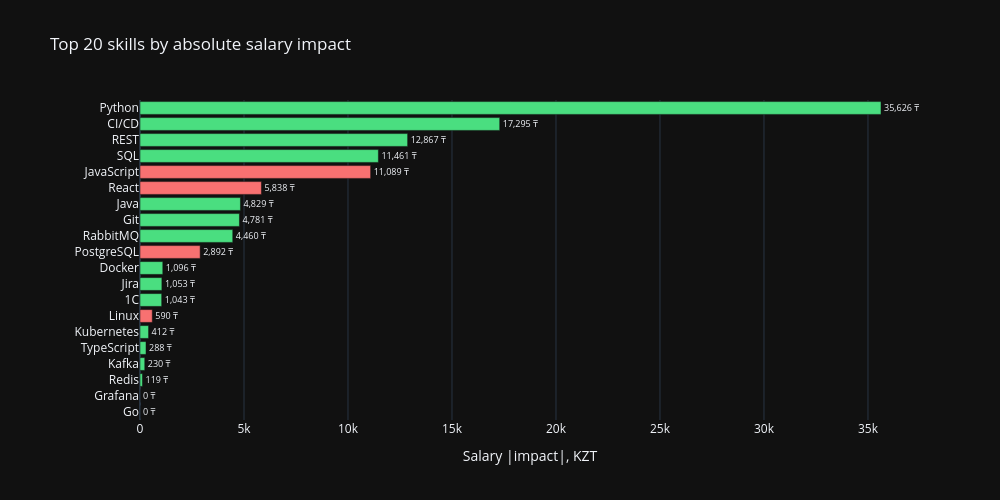

The notebook cell saved with this chart:
### Code cell
# top 20 skills by absolute impact
top_abs_plot = top_abs.sort_values("approx_abs_kzt_shift")

colors = ["#4ade80" if v >= 0 else "#f87171" for v in top_abs_plot["approx_kzt_shift"]]

fig3 = go.Figure(go.Bar(
    x=top_abs_plot["approx_abs_kzt_shift"],
    y=top_abs_plot["skill"],
    orientation="h",
    marker_color=colors,
    text=top_abs_plot["approx_abs_kzt_shift"].apply(lambda v: f"{v:,.0f} ₸"),
    textposition="outside",
))

fig3.update_layout(
    title="Top 20 skills by absolute salary impact",
    xaxis_title="Salary |impact|, KZT",
    yaxis_title="",
    margin=dict(l=140, r=80),
    **_dark,
)
fig3.show()

### Figure 1 — Plotly figure (JSON) as saved in the notebook; plotly's stock layout.template omitted (floating-point values rounded to 4 significant figures)
{"data": [{"marker": {"color": ["#4ade80", "#4ade80", "#4ade80", "#4ade80", "#4ade80", "#4ade80", "#f87171", "#4ade80", "#4ade80", "#4ade80", "#f87171", "#4ade80", "#4ade80", "#4ade80", "#f87171", "#f87171", "#4ade80", "#4ade80", "#4ade80", "#4ade80"]}, "orientation": "h", "text": ["0 ₸", "0 ₸", "119 ₸", "230 ₸", "288 ₸", "412 ₸", "590 ₸", "1,043 ₸", "1,053 ₸", "1,096 ₸", "2,892 ₸", "4,460 ₸", "4,781 ₸", "4,829 ₸", "5,838 ₸", "11,089 ₸", "11,461 ₸", "12,867 ₸", "17,295 ₸", "35,626 ₸"], "textposition": "outside", "type": "bar", "x": [0.0, 0.0, 118.7, 229.5, 288.4, 412.2, 590.5, 1043.0, 1053.0, 1096.0, 2892.0, 4460.0, 4781.0, 4829.0, 5838.0, 11090.0, 11460.0, 12870.0, 17300.0, 35630.0], "y": ["Go", "Grafana", "Redis", "Kafka", "TypeScript", "Kubernetes", "Linux", "1C", "Jira", "Docker", "PostgreSQL", "RabbitMQ", "Git", "Java", "React", "JavaScript", "SQL", "REST", "CI/CD", "Python"]}], "layout": {"height": 500, "margin": {"l": 140, "r": 80}, "title": {"text": "Top 20 skills by absolute salary impact"}, "width": 1000, "xaxis": {"title": {"text": "Salary |impact|, KZT"}}, "yaxis": {"title": {"text": ""}}}}
